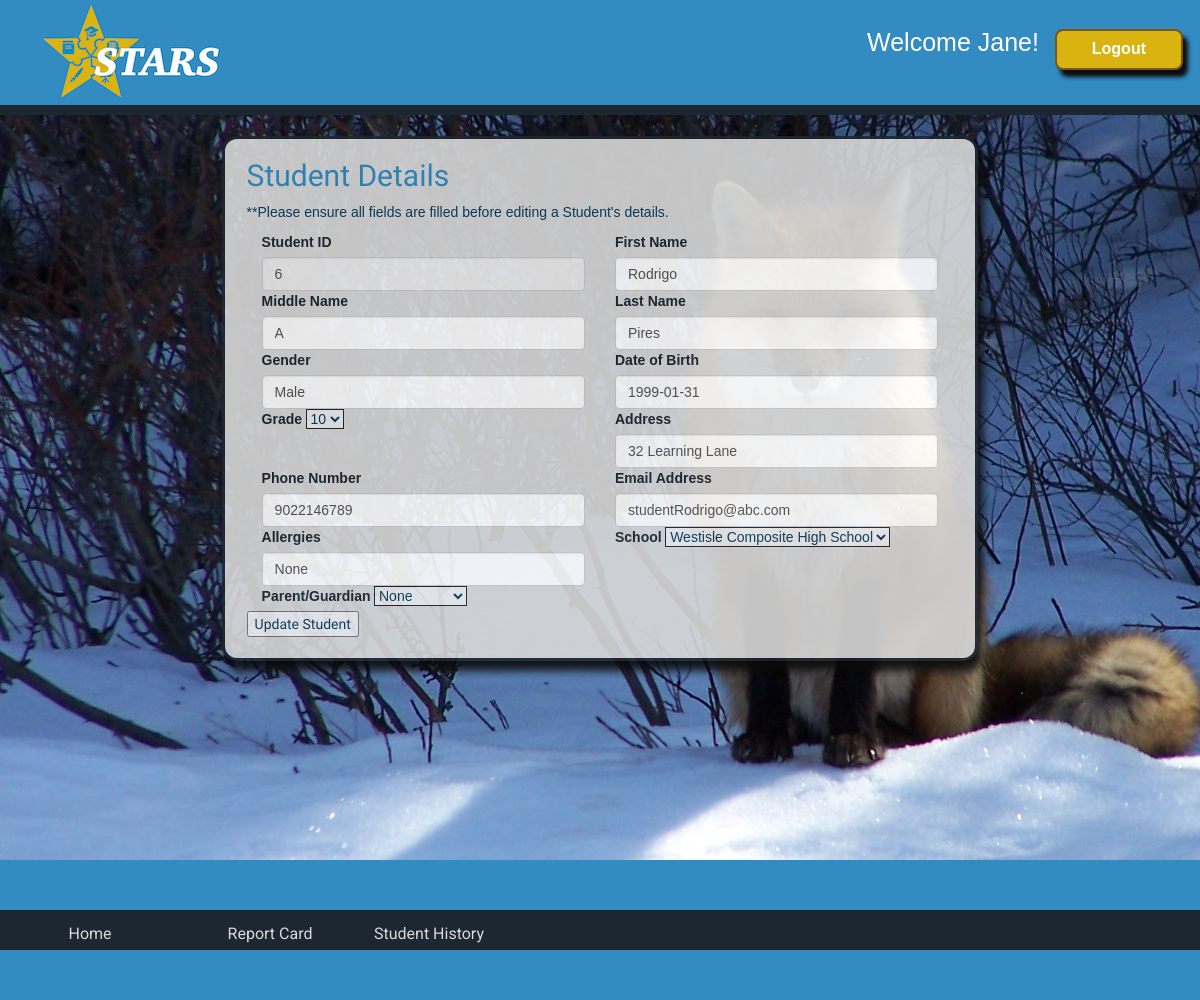
The app's page /php/admin/editStudent.php?studentID=6 (signed in) with its own data.
### tables this page shows
CREATE TABLE `Student` (
                           `studentID` INTEGER(10) NOT NULL AUTO_INCREMENT,
                           `firstName` VARCHAR(30) NOT NULL,
                           `middleName` VARCHAR(30) NOT NULL,
                           `lastName` VARCHAR(60) NOT NULL,
                           `gender` VARCHAR(50) NOT NULL,
                           `dob` CHAR(10) NOT NULL,
                           `grade` INTEGER(10) NOT NULL,
                           `address` VARCHAR(100) NOT NULL,
                           `phoneNum` CHAR(10) NOT NULL,
                           `emailAddress` VARCHAR(100) NOT NULL,
                           `allergies` VARCHAR(500) NOT NULL,
                           `schoolID` INTEGER(10) NOT NULL,
                           `guardianID` INTEGER(10),
                           `userID` INTEGER(10) NOT NULL,
                           `supportEducatorID` INTEGER(10),
                           PRIMARY KEY (`studentID`)
);

### php/admin/editStudent.php (the view, shortened to what this page needs)
<?php
    include "../db/dbConn.php";
    include "../button.class.php";
    if (isset($_POST["updateStudent"])) {
        $msg = "";
        $studentID = $_SESSION["studentID"];
        if ($_POST["firstName"] == "" || $_POST["middleName"] == "" || $_POST["lastName"] == "" ||
            $_POST["gender"] == "" || $_POST["dob"] == "" || $_POST["address"] == "" || $_POST["phoneNum"] == "" ||
            $_POST["emailAddress"] == "" || strlen($_POST["phoneNum"]) < 10 || strlen($_POST["phoneNum"]) > 10 ||
            strlen($_POST["dob"]) < 10 || strlen($_POST["dob"]) > 10) {
            $msg = "Student could not be updated. Please make sure all fields are filled before updating.";
        } else {
            $firstNameFromForm = $_POST["firstName"];
            $middleNameFromForm = $_POST["middleName"];
            $lastNameFromForm = $_POST["lastName"];
            $genderFromForm = $_POST["gender"];
            $dobFromForm = $_POST["dob"];
            $gradeFromForm = $_POST["grade"];
            $addressFromForm = $_POST["address"];
            $phoneNumberFromForm = $_POST["phoneNum"];
            $emailAddressFromForm = $_POST["emailAddress"];
            $allergiesFromForm = $_POST["allergies"];
            $schoolIDFromForm = $_POST["selectSchool"];
            $parentGuardianIDFromForm = $_POST["selectParentGuardian"];
            $updateStudentQuery = "UPDATE student SET firstName = '$firstNameFromForm', middleName = '$middleNameFromForm',
                           lastName = '$lastNameFromForm', gender = '$genderFromForm', dob = '$dobFromForm', grade = '$gradeFromForm',
                           address = '$addressFromForm', phoneNum = '$phoneNumberFromForm', emailAddress = '$emailAddressFromForm',
                           allergies = '$allergiesFromForm', schoolID = $schoolIDFromForm, guardianID = $parentGuardianIDFromForm
                           WHERE studentID = $studentID;";
            $resultSetFromUpdateStudent = $database->query($updateStudentQuery);
            if ($resultSetFromUpdateStudent == 1) {
                $msg = "<h2>Student $studentID has been successfully updated in STARS.</h2><br>";
            } else {
                $msg = "<h2>Sorry, student $studentID could not be updated to the database at this time</h2><br>";
            }
        }
    } else {
        $studentID = $_SESSION["studentID"];
        $queryStudent = "SELECT * FROM student WHERE studentID = $studentID;";
        $resultSetFromQueryStudent = $database->query($queryStudent);
        if ($resultSetFromQueryStudent->num_rows == 1) {
            while ($row = $resultSetFromQueryStudent->fetch_assoc()) {
                $firstName = $row["firstName"];
                $middleName = $row["middleName"];
                $lastName = $row["lastName"];
                $gender = $row["gender"];
                $dob = $row["dob"];
                $address = $row["address"];
                $phoneNumber = $row["phoneNum"];
                $emailAddress = $row["emailAddress"];
                $allergies = $row["allergies"];
            }
        }
        ?>
        <!doctype html>
        <html lang="en">
            <head>
                <link rel="stylesheet" href="//code.jquery.com/ui/1.12.1/themes/base/jquery-ui.css">
                <link rel="stylesheet" href="https://maxcdn.bootstrapcdn.com/bootstrap/3.4.0/css/bootstrap.min.css">
                <link href="../../css/stars.css" rel="stylesheet">
            </head>
            <body>
                <?php include "../../header.php"; ?>
                <div class="jumbotron-fluid">
                    <div class="container-fluid">
                        <form action="editStudent.php" method="post">
                            <h2>Student Details</h2>
                            <p>**Please ensure all fields are filled before editing a Student's details.</p>
                            <div class="row">
                                <div class="col-sm-6">
                                    <label for="studentID">Student ID</label>
                                    <input type="text" name="studentID" class="form-control"
                                           value="<?php echo $studentID; ?>" readonly>
                                </div>
                                <div class="col-sm-6">
                                    <label for="firstname">First Name</label>
                                    <input type="text" name="firstName" class="form-control"
                                           value="<?php echo $firstName; ?>">
                                </div>
                            </div>
                            <div class="row">
                                <div class="col-sm-6">
                                    <label for="middlename">Middle Name</label>
                                    <input type="text" name="middleName" class="form-control"
                                           value="<?php echo $middleName; ?>">
                                </div>
                                <div class="col-sm-6">
                                    <label for="title">Last Name</label>
                                    <input type="text" name="lastName" class="form-control"
                                           value="<?php echo $lastName; ?>">
                                </div>
                            </div>
                            <div class="row">
                                <div class="col-sm-6">
                                    <label for="title">Gender</label>
                                    <input type="text" name="gender" class="form-control"
                                           value="<?php echo $gender; ?>">
                                </div>
                                <div class="col-sm-6">
                                    <label for="title">Date of Birth</label>
                                    <input type="text" name="dob" class="form-control"
                                           value="<?php echo $dob; ?>">
                                </div>
                            </div>
                            <div class="row">
                                <div class="col-sm-6">
                                    <label for="title">Grade</label>
                                    <select name="grade">
                                        <option value="10">10</option>
                                    </select>
                                </div>
                                <div class="col-sm-6">
                                    <label for="title">Address</label>
                                    <input type="text" name="address" class="form-control"
                                           value="<?php echo $address; ?>">
                                </div>
                            </div>
                            <div class="row">
                                <div class="col-sm-6">
                                    <label for="title">Phone Number</label>
                                    <input type="text" name="phoneNum" class="form-control"
                                           value="<?php echo $phoneNumber; ?>">
                                </div>
                                <div class="col-sm-6">
                                    <label for="title">Email Address</label>
                                    <input type="text" name="emailAddress" class="form-control"
                                           value="<?php echo $emailAddress; ?>">
                                </div>
                            </div>
                            <div class="row">
                                <div class="col-sm-6">
                                    <label for="title">Allergies</label>
                                    <input type="text" name="allergies" class="form-control"
                                           value="<?php echo $allergies; ?>">
                                </div>
                                <div class="col-sm-6">
                                    <label for="selectSchool">School</label>
                                    <select name="selectSchool">
                                        <?php
                                            $querySchools = "SELECT schoolID, name FROM school";
                                            $resultFromSchoolQuery = $database->query($querySchools);
                                            if ($resultFromSchoolQuery->num_rows > 0) {
                                                while ($schoolResults = $resultFromSchoolQuery->fetch_assoc()) {
                                                    ?>
                                                    <option
                                                    value="<?php echo $schoolResults["schoolID"]; ?>"><?php echo $schoolResults["name"]; ?></option><?php
                                                }
                                            } else {
                                                echo "<option>There are no Schools registered in STARS</option>";
                                            }
                                        ?>
                                    </select>
                                </div>
                            </div>
                            <div class="row">
                                <div class="col-sm-6">
                                    <label for="selectParentGuardian">Parent/Guardian</label>
                                    <select name="selectParentGuardian">
                                        <option value=NULL>None</option>
                                    </select>
                                </div>
                            </div>
                            <div class="col-3">
                                <button type="submit" id="updateStudent" name="updateStudent">Update Student</button>
                            </div>
                        </form>
                    </div>
                </div>
                <div class="bottom">
                    <div id="footer">
                        <?php include("../../navMenu.php"); ?>
                    </div>
                </div>
            </body>
        </html>
        <?php
    }
?>

### header.php (shortened to what this page needs)
<?php
include 'php/db/dbConn.php';
$loggedUser = " to STARS";
$success = false;
$access = 0;
if (isset($_SESSION['isLoggedIn'])) {
    $success = TRUE;
    $loggedId = $_SESSION['userID'];
    $access = $_SESSION['accessCode'];
}
switch ($access) {
    case 5:
        $queryStu = "SELECT student.firstName FROM student WHERE student.userID = '$loggedId'";
        $result1 = $database->query($queryStu);
        $rowName = $result1->fetch_assoc();
        $loggedUser = $rowName["firstName"];
        break;
}
?>
    <div class="row-header header">
        <div class="col-sm-8 starnav">
          <img src="/CIS2261_Team_Talent_FP_Code/img/StarsWhiteFIN.jpg">
        </div>
        <div class="col-sm-4 topnav">
        <nav>
            <ul class="nav nav-pills pull-right welcome">
                <?php
                if ($success == true) {
                    echo "<li role='presentation'>Welcome " . $loggedUser . "! &nbsp;";
                    echo "</li>";
                }
                ?>
            </ul>
        </nav>
        </div>
    </div>

### css/stars.css (style rules this page uses)
* { box-sizing: border-box; }
html, body { margin: 0; padding: 0; background-color: #328cc1; font-family: Arial, Helvetica, sans-serif; }
.jumbotron-fluid { background-image: url("../img/fox1.jpg"); background-repeat: no-repeat; background-attachment: fixed; padding: 5%; position: center; top: 15%; left: 0px; right: 0px; min-height: 1000px; z-index: 3; }
.container-fluid { background: #d9d9d9; opacity: 0.9; border-radius: 15px; margin: auto; margin-top: 7%; position: relative; width: 70%; border: 3px solid #1D2731; padding: 2%; padding-top: 0%; box-shadow: 5px 10px 8px #0c0c0c; font-family: 'Archivo Black', sans-serif; color: #0b3c5d; overflow: auto; }
.header { background-color: #328cc1; padding-left: 2%; position: fixed; width: 100%; z-index: 30; border-bottom: 10px solid #1D2731; height: 115px; }
label { font-family: Helvetica; color: #1D2731; }
input, select { border: 1px solid #1D2731; font-family: 'Arial', sans-serif; }
p { font-family: 'Arial', sans-serif; }
h1, h2 { color: #328cc1; }
.starnav { position: relative; right: 0px; float: left; height: 115px; top: 0px; }
.topnav { position: relative; float: right; height: 115px; padding-top: 25px; }
.welcome { list-style: none; font-family: Helvetica, sans-serif; font-size: 25px; color: #fffbfb; }
#footer { position: fixed; bottom: 5%; margin: 0px; padding: 0px; left: 0px; right: 0px; width: 100%; height: inherit; border-top: 1px solid rgba(0, 0, 0, 0.3); background: #1D2731; z-index: 5; }
.bottom { position: fixed; bottom: 0%; margin: 0px; padding: 0px; left: 0px; right: 0px; width: 100%; height: 40px; background: #328cc1; z-index: 2; }
.row-header { margin-left: 0px; margin-right: 0px; }
.row { margin:0 !important; }

### records on screen
student: firstName "Jane"
student: firstName "Rodrigo", middleName "A", lastName "Pires", gender "Male", dob "1999-01-31", address "32 Learning Lane", phoneNum "9022146789", emailAddress "studentRodrigo@abc.com", allergies "None"

### other values on screen
form field selectSchool "Westisle Composite High School"
